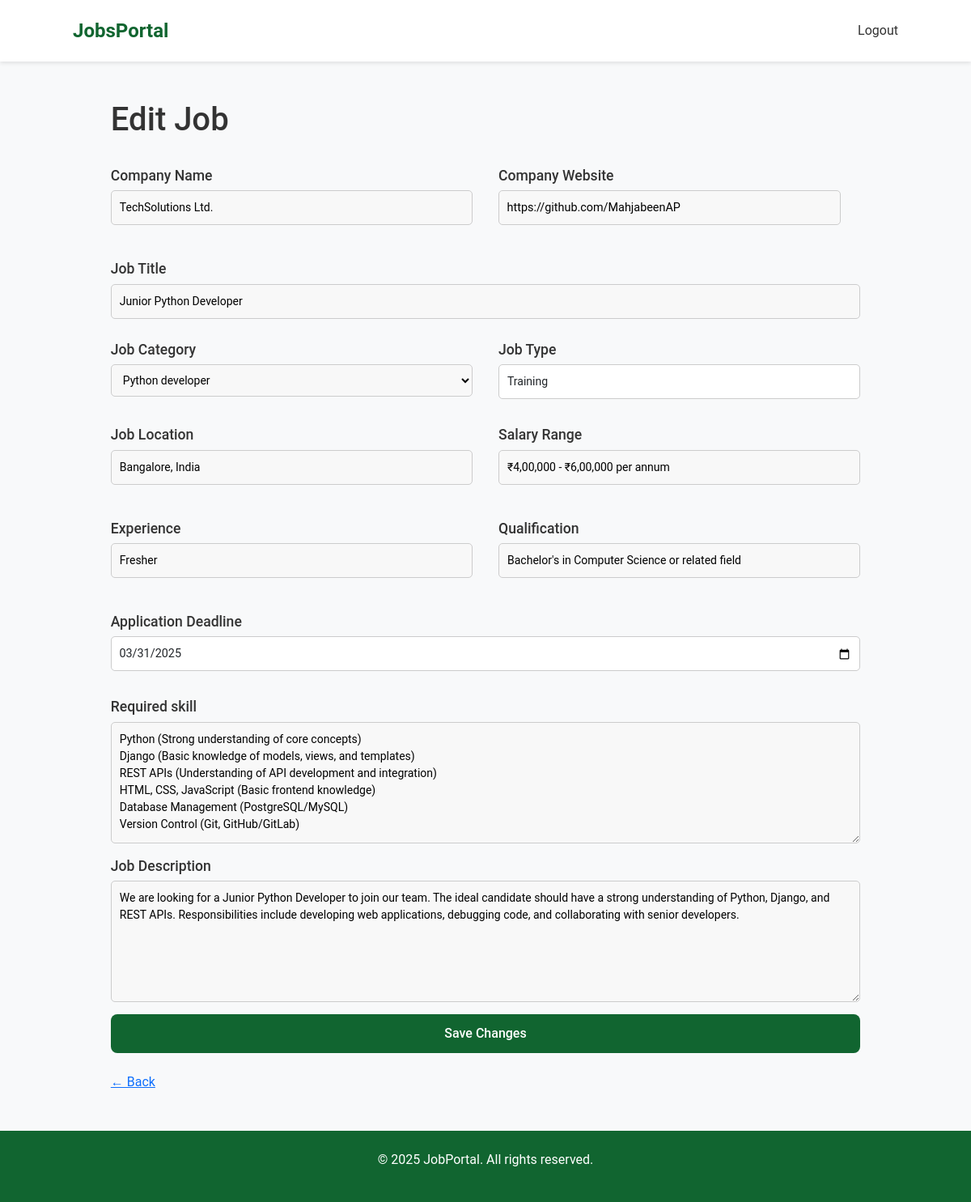
Screenshot of /editjob/2 (signed in) with the database file from the repository.
### jobs/models.py (models this page shows, shortened)
class Job(models.Model):
    employer = models.ForeignKey(User, on_delete=models.CASCADE, limit_choices_to={'user_type': 'employer'})
    company_name = models.CharField(max_length=255, blank=True, null=True)
    company_website = models.URLField(blank=True, null=True)
    job_title = models.CharField(max_length=200,null=True,blank=True)
    description = models.TextField()
    required_skills = models.TextField(blank=True, null=True)
    location = models.CharField(max_length=100)
    salary_range = models.CharField(max_length=100,null=True,blank=True)
    category = models.ForeignKey(JobCategory, on_delete=models.SET_NULL, null=True, blank=True)
    job_type = models.ForeignKey(JobType, on_delete=models.SET_NULL, null=True, blank=True)
    minimum_qualification = models.CharField(max_length=100, default="Bachelor")
    experience_level = models.CharField(max_length=100,default="Fresher")
    application_deadline = models.DateField(null=True,blank=True)
    posted_at = models.DateTimeField(auto_now_add=True)

### jobs/views.py (the view)
# urls.py: path('editjob/<int:p_id>',update_job),
@login_required
def update_job(request,p_id):
    if request.method=='POST':
        x=Job.objects.get(id=p_id)
        form=JobForm(request.POST,request.FILES,instance=x)
        if form.is_valid():
            form.save()
            return redirect('/myjobs/')
    else:
        x=Job.objects.get(id=p_id)
        form=JobForm(instance=x)
        return render(request, "job_create.html", {"form": form, "page_title": "Edit Job"})

### jobs/forms.py (shortened to what this page needs)
class JobForm(forms.ModelForm):
    new_job_category = forms.CharField(
        required=False,
        widget=forms.TextInput(attrs={'class': 'form-control', 'placeholder': 'Enter new category'}),
    )
    application_deadline = forms.DateField(
        widget=forms.DateInput(attrs={'type': 'date', 'class': 'form-control'}),
        required=True
    )
    class Meta:
        model = Job
        exclude = ['employer']
        widgets = {
            'job_category': forms.Select(attrs={'class': 'form-control'}),
            'job_type': forms.Select(attrs={'class': 'form-control'}),
            'application_deadline': forms.DateInput(attrs={'type': 'date', 'class': 'form-control'}),
        }

### jobs/models.py (called while the page is built)
    def __str__(self):
        return self.name

    def __str__(self):
        return self.name

### jobs/templates/job_create.html (shortened to what this page needs)
{% extends 'base.html' %}
{% load static %}
{% block content %}
  <main class="container">
    <h1 class="page-title">{{ page_title }}</h1>
<br>
    <form class="job-form" method="POST" >
      <div class="form-row">
        <div class="form-group">
          <label for="companyName">Company Name</label>
          {{ form.company_name }}
        </div>
        <div class="form-group">
          <label for="companyWebsite">Company Website</label>
          {{ form.company_website }}
        </div>
      </div>
      <div class="form-group">
        <label for="jobTitle">Job Title</label>
        {{ form.job_title }}
      </div>
      <div class="form-row">
        <div class="form-group">
          <label for="jobCategory">Job Category</label>
          {{ form.category }}
         </div>
        <div class="form-group">
          <label for="jobType">Job Type</label>
         {{ form.job_type }} </div>
      </div>
      <div class="form-row">
        <div class="form-group">
          <label for="jobLocation">Job Location</label>
          {{ form.location }}
        </div>
        <div class="form-group">
          <label for="salaryRange">Salary Range</label>
          {{ form.salary_range }}
        </div>
      </div>
      <div class="form-row">
        <div class="form-group">
          <label for="experience">Experience</label>
          {{ form.experience_level }}
        </div>
        <div class="form-group">
          <label for="qualification">Qualification</label>
          {{ form.minimum_qualification }}
        </div>
      </div>
      <div class="form-row">
        <div class="form-group">
          <label for="{{ form.application_deadline.id_for_label }}">Application Deadline</label>
          {{ form.application_deadline }}
        </div>
        </div>
        <div class="form-group">
          <label for="Requiredskill">Required skill</label>
          {{ form.required_skills }}
        </div>
      <div class="form-group">
        <label for="jobDescription">Job Description</label>
        {{ form.description }}
      </div>
      <button type="submit" class="post-job-button">
        {% if page_title == "Edit Job" %} Save Changes {% else %} Post Job {% endif %}
      </button>
    </form>
    <br>
    {% if page_title == "Edit Job" %}
    <a href="/myjobs/" class="custom-back-btn">← Back</a>
    {% else %}
    <a href="/emp/" class="custom-back-btn">← Back</a>
    {% endif %}
  </main>
{% endblock %}

### jobs/static/css/base.css (style rules this page uses)
body { font-family: Arial, sans-serif; margin: 0; padding: 0; background-color: #f8f9fa; }

### jobs/static/css/style.css (style rules this page uses)
body { font-family: 'Poppins', sans-serif; margin: 0; padding: 0; background-color: #f8f9fa; }

### jobs/static/css/job_apply.css (style rules this page uses)
body { font-family: Arial, sans-serif; margin: 0; padding: 0; background-color: #f5f5f5; }
input[type="text"], input[type="email"], input[type="tel"], input[type="file"], textarea, select { width: 100% !important; max-width: 600px !important; padding: 10px !important; border: 1px solid #ccc !important; border-radius: 5px !important; font-size: 14px !important; box-sizing: border-box !important; }
form { display: flex; flex-direction: column; }
.form-group { margin-bottom: 15px; }
label { font-weight: bold; display: block; margin-bottom: 5px; }
input, textarea, select { width: calc(100% - 24px); padding: 12px; border: 1px solid #ccc; border-radius: 5px; font-size: 14px; background-color: #f8f8f8; outline: none; box-sizing: border-box; }

### jobs/static/css/job.css (style rules this page uses)
.form-row { display: flex; gap: 2rem; margin-bottom: 1rem; }
.form-group { display: flex; flex-direction: column; flex: 1; }
.form-group label { font-weight: 500; margin-bottom: 0.5rem; }
.form-group input, .form-group select, .form-group textarea { padding: 0.6rem; border: 1px solid #ccc; border-radius: 5px; font-size: 0.9rem; }
form .form-group input[type="text"], form .form-group textarea, form .form-group select { width: 100% !important; max-width: 100% !important; box-sizing: border-box; }
form .form-group textarea { height: 150px; resize: vertical; }

### jobs/static/css/register.css (style rules this page uses)
body { background-color: #f9fafb; font-family: 'Segoe UI', sans-serif; }
.form-control, .form-select { border-radius: 8px; border: 1px solid #ced4da; padding: 12px; transition: border-color 0.3s; }
button { background-color: #116530; color: white; border-radius: 8px; padding: 12px; border: none; font-weight: 500; transition: background-color 0.3s; }

### jobs/static/css/login.css (style rules this page uses)
body { background-color: #f8f9fa; }

### jobs/static/css/dash.css (style rules this page uses)
input[type="text"] { width: 80%; padding: 8px; border: 1px solid #ccc; border-radius: 4px; margin-bottom: 10px; }

### jobs/static/css/myjobs.css (style rules this page uses)
* { margin: 0; padding: 0; box-sizing: border-box; }
body { font-family: Arial, sans-serif; background-color: #f8f9fa; color: #333; }
.container { width: 90%; max-width: 1200px; margin: 0 auto; }

### jobs/static/css/schedule.css (style rules this page uses)
body { background-color: #f8f9fa; font-family: 'Arial', sans-serif; }
.form-group label { font-size: 1.1rem; margin-bottom: 5px; }
.form-control { border-radius: 8px; padding: 10px; font-size: 1rem; }

### jobs/static/css/myapplication.css (style rules this page uses)
.container { max-width: 1140px; }

### jobs/templates/base.html (style rules this page uses)
body { background-color: #f8f9fa; font-family: 'Roboto', sans-serif; }

### rows the page displays
Job: company_name "TechSolutions Ltd.", company_website "https://github.com/MahjabeenAP", job_title "Junior Python Developer", category "Python developer", job_type "Training", location "Bangalore, India", salary_range "₹4,00,000 - ₹6,00,000 per annum", experience_level "Fresher", minimum_qualification "Bachelor's in Computer Science or related field", application_deadline "03/31/2025", required_skills "Python (Strong understanding of core concepts) Django (Basic knowledge of models, views, and templates) REST APIs (Understanding of API development and integration) HTML, CSS, JavaScript (Basic frontend knowledge) Database Management (PostgreSQL/MySQL) Version Control (Git, GitHub/GitLab)", description "We are looking for a Junior Python Developer to join our team. The ideal candidate should have a strong understanding of Python, Django, and REST APIs. Responsibilities include developing web applications, debugging code, and collaborating with senior developers."

### other values shown
{{ page_title }} "Edit Job"
